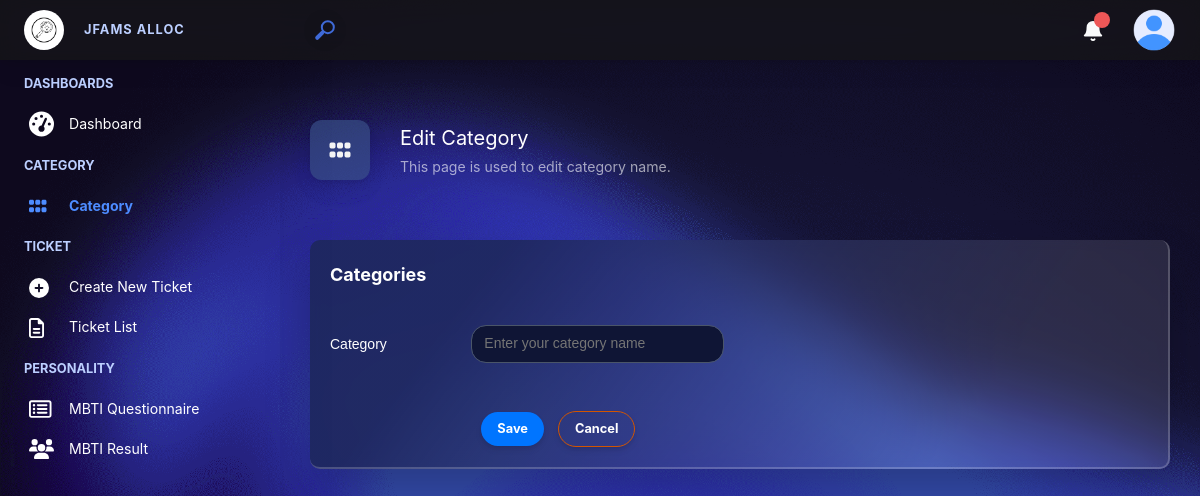
Before: /edit_category/14 (signed in) with the older database file.
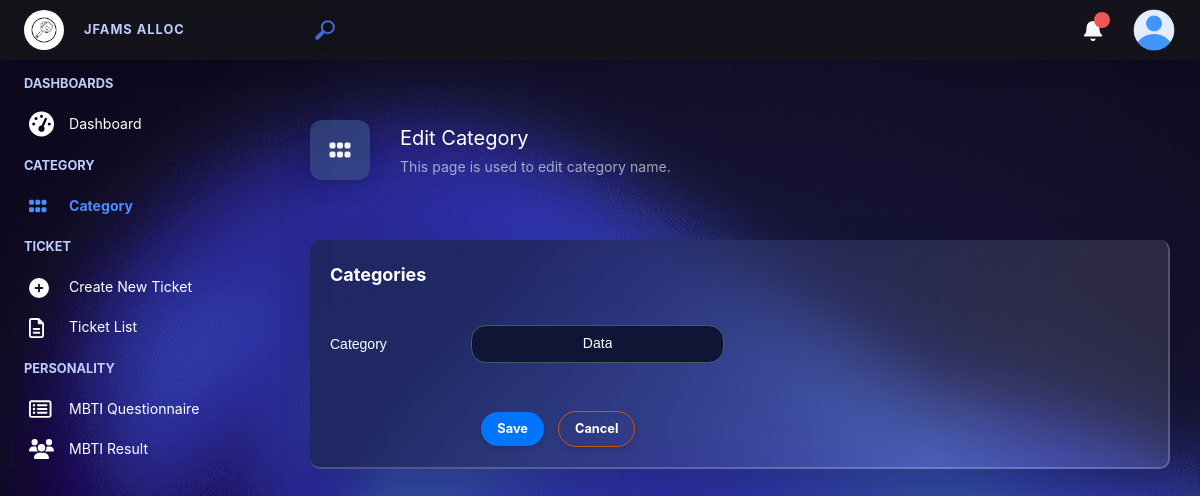
After: the same page with the newer database file.
### capstone/models.py (models this page shows, shortened)
class Category(models.Model):
    name = models.CharField(max_length=30)
    slug = models.SlugField()

### capstone/views.py (the view)
# urls.py: path("edit_category/<id>", views.editCategory, name="edit_category"),
@login_required
def editCategory(request, id):
    try:
        category = Category.objects.get(pk=id)
    except Category.DoesNotExist:
        category = ""
    if request.method == "POST":
        if category:
            category.name = request.POST["category"].lstrip()
            category.slug = request.POST["category"].replace(" ", "-")
            category.save()
            messages.info(request, "Category has been updated successfully")
            return HttpResponseRedirect(reverse("category"))
    else:
        return render(request, "capstone/category/edit.html", {
            "category": category,
            "iconTitle": ICONS['category'],
            "titleHeader": "Edit Category",
            "subTitleHeader": "This page is used to edit category name."
        })

### capstone/templates/capstone/category/edit.html (shortened to what this page needs)
{% extends 'capstone/layout.html' %}
{% block body %}
<div class="container-card dash-card mt20 mb50">
    <div style="padding: 20px;">
        <div class="app-card__header_title" style="margin-bottom: 2.25rem;">
            Categories
        </div>
        <div class="app-card__body">
            <form action="{% url 'edit_category' category.id %}" method="POST" novalidate>
                <div class="mb-3 row" style="align-items: center;">
                    <label for="inputPassword" class="col-sm-2 css-1bw07gz">Category</label>
                    <div class="col-md-4">
                      <input type="text" class="css-r6q3am" name="category" value="{{category.name}}" placeholder="Enter your category name">
                    </div>
                </div>
                <div class="col-sm-10 mt-5 offset-sm-2">
                    <button class="btn btn-cap-primary mr10" type="submit">Save</button>
                    <a class="btn btn-cap-outline-danger" href="javascript:void(0);" onclick="history.go(-1);">Cancel</a>
                </div>
            </form>
        </div>
    </div>
</div>
{% endblock %}

Changed rows visible on the page:
added Category: category "Data"
